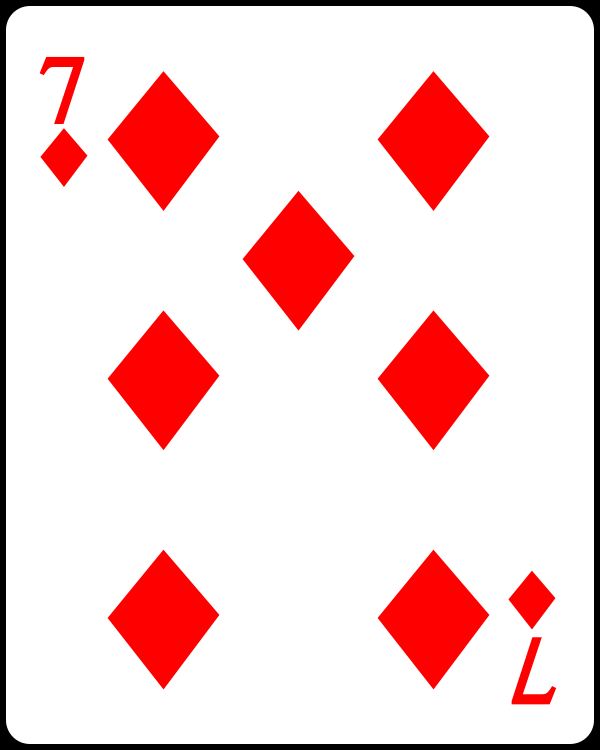
#> input picture Template Matching/main_diamond.png, 1200 x 1500 px (shown at 1/2 size)
$ python TempateMatching.py
#> lines starting #> are read from the running program, lines starting #| are printed output that depends on the picture; after the words box and inside, x2 and y2 are one past the last pixel; in counts of white or black regions, pixels touching at a corner belong together
import cv2
import numpy as np

print("[INFO] loading images...")
image = cv2.imread('main_diamond.png')
#> image is the input picture: shape (1500, 1200, 3); mean B, G, R 212, 212, 245.6
template = cv2.imread('template_diamond.png')
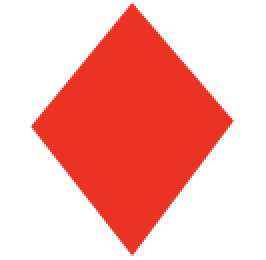
#> input picture Template Matching/template_diamond.png, 133 x 130 px (shown 2 times larger)
#> template is the input picture: shape (130, 133, 3); mean B, G, R 173.3, 179.2, 247.1
cv2.imshow("Image", image)
cv2.imshow("Template", template)
print("[INFO] Image Size : ",image.shape)
#| [INFO] Image Size :  (1500, 1200, 3)
print("[INFO] Template Size : ",template.shape)
#| [INFO] Template Size :  (130, 133, 3)

# convert both the image and template to grayscale
imageGray = cv2.cvtColor(image, cv2.COLOR_BGR2GRAY)
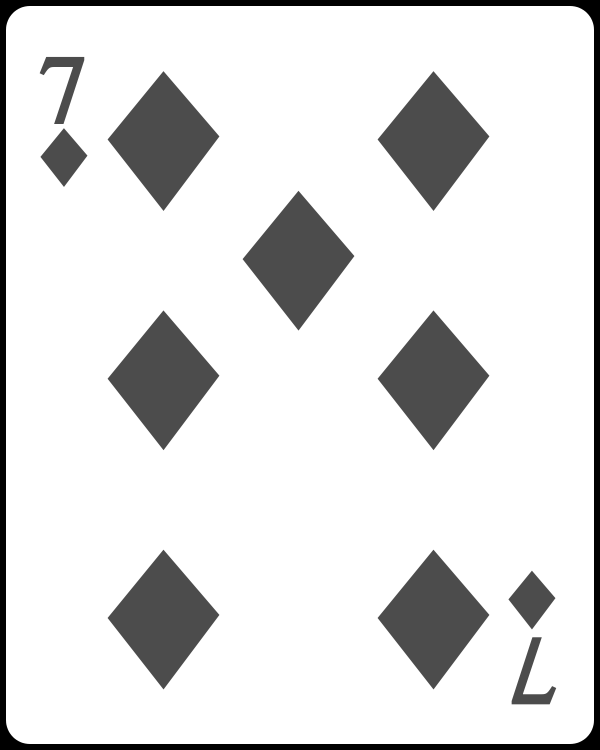
#> imageGray: shape (1500, 1200) (shown at 1/2 size); min 0, max 255, mean 222
templateGray = cv2.cvtColor(template, cv2.COLOR_BGR2GRAY)
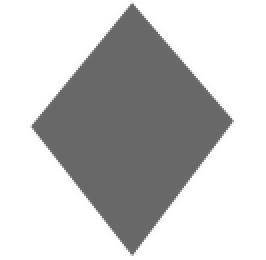
#> templateGray: shape (130, 133) (shown 2 times larger); min 104, max 255, mean 198.9

# perform template matching
print("[INFO] performing template matching...")
result = cv2.matchTemplate(imageGray, templateGray, cv2.TM_CCOEFF_NORMED)
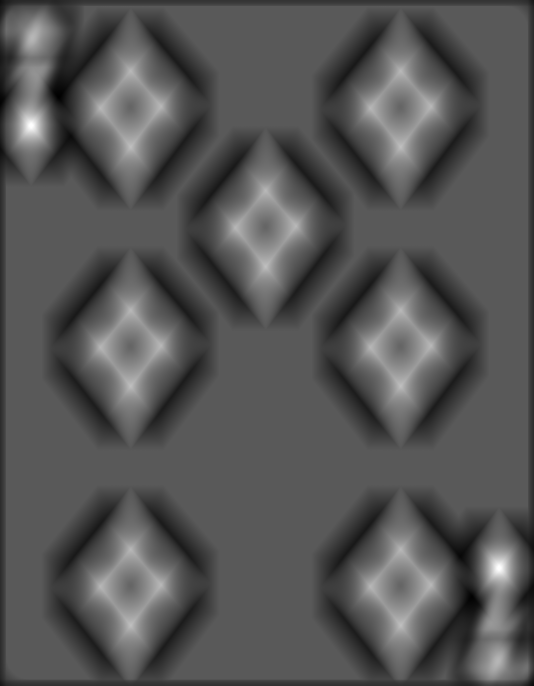
#> result: shape (1371, 1068) float32 (shown at 1/2 size); min -0.489, max 0.904, mean -0.0202; drawn with min black and max white

##################### Using minmaxLoc will only fetch the Max coordinate and hence will detect only one similar point
# (minVal, maxVal, minLoc, maxLoc) = cv2.minMaxLoc(result)

## determine the starting and ending (x, y)-coordinates of the
## bounding box
# (startX, startY) = maxLoc
# endX = startX + template.shape[0]
# endY = startY + template.shape[1]
#
# # draw the bounding box on the image
# cv2.rectangle(image, (startX, startY), (endX, endY), (255, 0, 0), 3)
# # show the output image
# cv2.imshow("Output", image)
# cv2.waitKey(0)

################################## Multiple Object Detection

# find all locations in the result map where the matched value is
# greater than the threshold, then clone our original image, so we
# can draw on it
(yCoords, xCoords) = np.where(result >= 0.90)
#> yCoords = 71 values from 247 to 1139; xCoords = 71 values, max 1001 at index 51, min 59 at index 9, mean 536.4
clone = image.copy()
print("[INFO] {} matched locations ",xCoords, yCoords)
#| [INFO] {} matched locations  [  62   61   62   63   60   61   62   63   64   59   60   61   62   63
#|    64   65   59   60   61   62   63   64   65   59   60   61   62   63
#|    64   60   61   62   63   61   62  997  998  997  998  999  996  997
#|   998  999 1000  995  996  997  998  999 1000 1001  995  996  997  998
#|   999 1000 1001  995  996  997  998  999 1000  996  997  998  999  997
#|   998] [ 247  248  248  248  249  249  249  249  249  250  250  250  250  250
#|   250  250  251  251  251  251  251  251  251  252  252  252  252  252
#|   252  253  253  253  253  254  254 1132 1132 1133 1133 1133 1134 1134
#|  1134 1134 1134 1135 1135 1135 1135 1135 1135 1135 1136 1136 1136 1136
#|  1136 1136 1136 1137 1137 1137 1137 1137 1137 1138 1138 1138 1138 1139
#|  1139]
# loop over our starting (x, y)-coordinates
for (x, y) in zip(xCoords, yCoords):
	# draw the bounding box on the image
	cv2.rectangle(clone, (x, y), (x + template.shape[0], y + template.shape[1]),
		(255, 0, 0), 1)
#> this loop made 71 passes
#> (x, y) on passes 1 to 12: (62, 247), (61, 248), (62, 248), (63, 248), (60, 249), (61, 249), (62, 249), (63, 249), (64, 249), (59, 250), (60, 250), (61, 250)
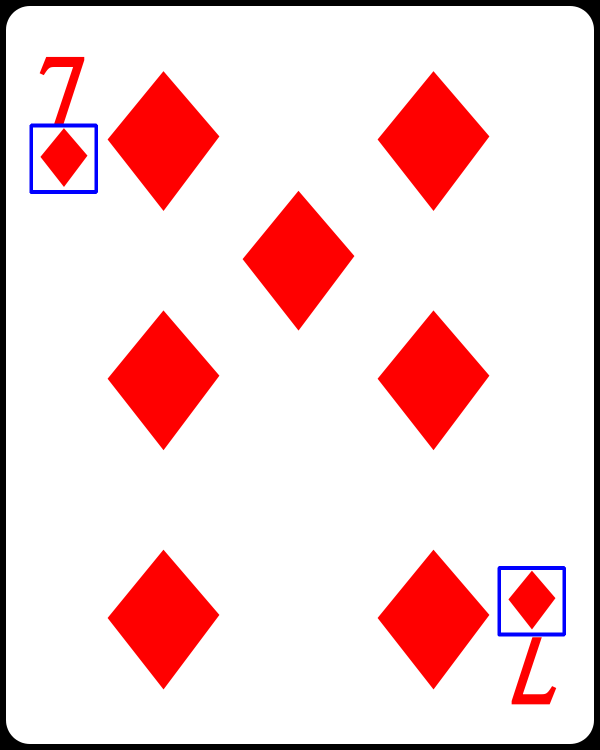
#> clone: shape (1500, 1200, 3) (shown at 1/2 size); 0.44% of pixels changed, all inside (x1, y1, x2, y2) = (59, 247, 1132, 1273)

cv2.rectangle(clone, (62, 247), (62 + template.shape[0], 247 + template.shape[1]),
		(0, 255, 0), 10)
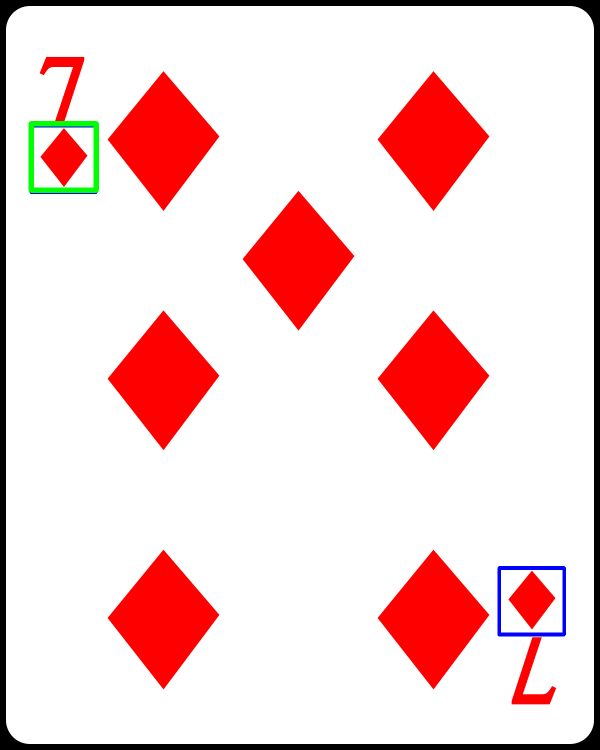
#> clone: shape (1500, 1200, 3) (shown at 1/2 size); 0.32% of pixels changed, all inside (x1, y1, x2, y2) = (57, 242, 198, 386)
cv2.imshow("Before NMS", clone)
cv2.waitKey(0)
